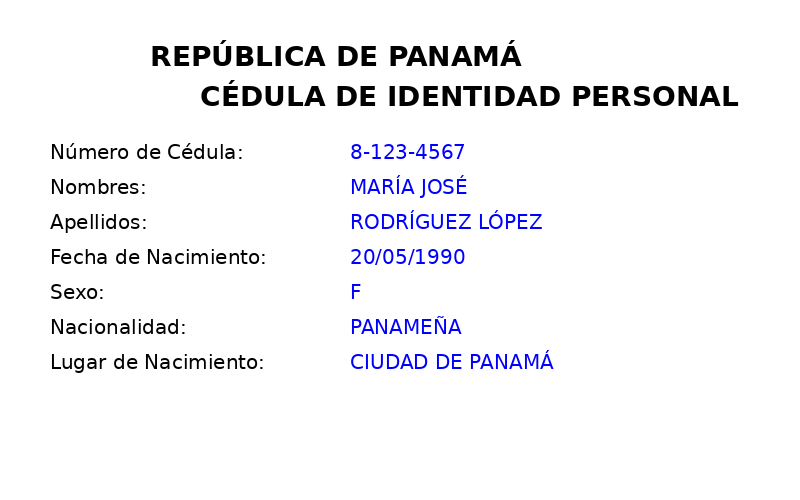
#> input picture backend/cedula_test.png, 800 x 500 px
$ python -i ocr_improvements.py   (imports and definitions only)
#> lines starting #> are read from the running program, lines starting #| are printed output that depends on the picture; after the words box and inside, x2 and y2 are one past the last pixel; in counts of white or black regions, pixels touching at a corner belong together
#> further down, picture is the input picture: shape (500, 800, 3); mean B, G, R 246.5, 243.7, 243.7
"""
Mejoras para OCR en español - Optimizaciones para alcanzar ~90% de precisión
Sistema de Trámites Migratorios de Panamá

Estrategias implementadas:
1. Configuración optimizada de Tesseract para español
2. Preprocesamiento avanzado de imágenes
3. Post-procesamiento de texto con correcciones comunes
4. Entrenamiento con datos personalizados (opcional)
"""

import cv2
import numpy as np
import pytesseract
from typing import Dict, Any, Optional
import re
import logging

logger = logging.getLogger(__name__)


# ============================================================================
# CONFIGURACIONES OPTIMIZADAS DE TESSERACT
# ============================================================================

# [141 lines left out: functions get_optimized_tesseract_config, get_spanish_tesseract_config_aggressive, advanced_preprocessing, not called in this run]


def improved_deskew(imagen: np.ndarray) -> np.ndarray:
    """
    Deskew mejorado usando proyección vertical
    Más preciso que el método de minAreaRect
    """
    try:
        # Invertir si es necesario (texto debe ser negro sobre blanco)
        if np.mean(imagen) > 127:
            imagen = cv2.bitwise_not(imagen)
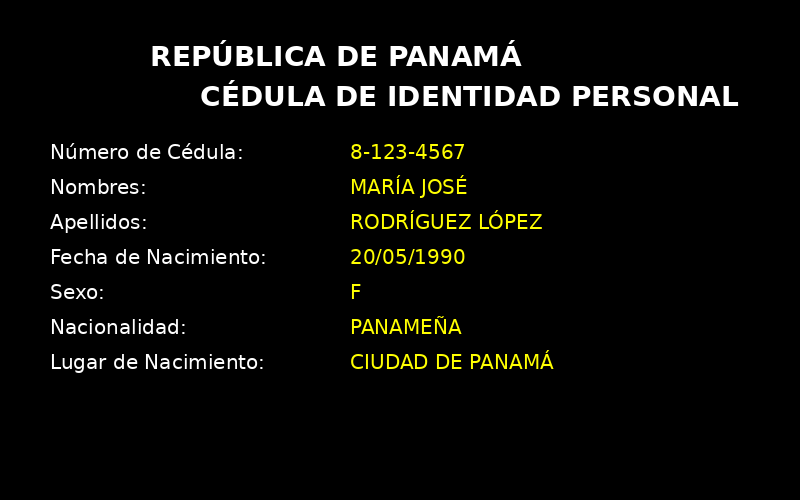
#> imagen: shape (500, 800, 3); mean of channels 0, 1, 2 8.5, 11.3, 11.3; drawn as B, G, R

        # Proyección vertical para detectar ángulo
        coords = np.column_stack(np.where(imagen < 128))

        if len(coords) < 10:  # Muy poco contenido
            return imagen

        # Usar Hough Line Transform para detectar líneas de texto
        edges = cv2.Canny(imagen, 50, 150, apertureSize=3)
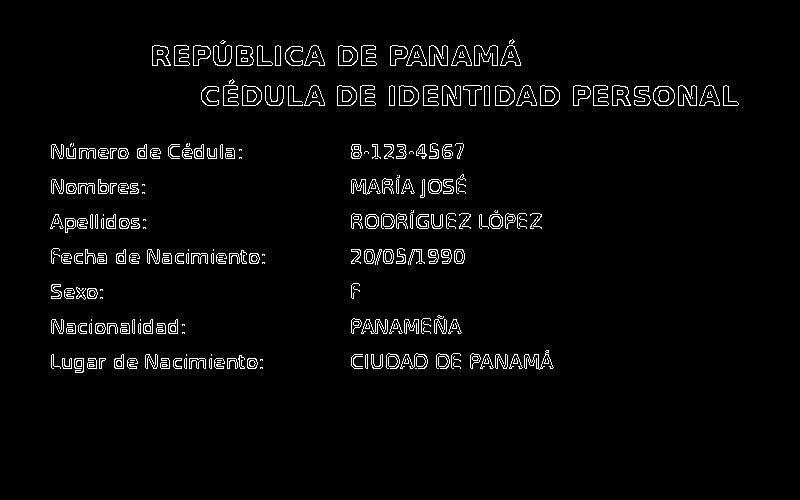
#> edges: shape (500, 800); 3.1% white in thin lines or dots, all inside (x1, y1, x2, y2) = (50, 39, 739, 373)
        lines = cv2.HoughLines(edges, 1, np.pi/180, 100)
#> lines = 54 rows, first 8: [105, 1.57], [65, 1.57], [368, 1.57], [101, 1.57], [366, 1.57], [86, 1.57], [263, 1.57], [358, 1.57]

        if lines is not None:
            angles = []
            for rho, theta in lines[:20]:  # Solo las primeras 20 líneas
                angle = np.degrees(theta) - 90
                if -45 < angle < 45:  # Filtrar ángulos razonables
                    angles.append(angle)
#> this loop made 0 passes
#> after the loop, angles = []

            if angles:
                # Usar mediana en lugar de promedio (más robusto)
                angle = np.median(angles)

                if abs(angle) > 0.3:  # Solo rotar si es significativo
                    (h, w) = imagen.shape[:2]
                    center = (w // 2, h // 2)
                    M = cv2.getRotationMatrix2D(center, angle, 1.0)
                    imagen = cv2.warpAffine(
                        imagen, M, (w, h),
                        flags=cv2.INTER_CUBIC,
                        borderMode=cv2.BORDER_REPLICATE
                    )
                    logger.info(f"Deskew mejorado: rotación de {angle:.2f}°")

        return imagen

    except Exception as e:
        logger.warning(f"Error en deskew mejorado: {e}")
        return imagen


# ============================================================================
# POST-PROCESAMIENTO DE TEXTO
# ============================================================================

# [201 lines left out: functions post_process_spanish_text, validate_and_fix_document_numbers, execute_ocr_improved, analyze_ocr_quality, not called in this run]

>>> import cv2
>>> picture = cv2.imread('../../cedula_test.png')
>>> result = improved_deskew(picture)

$ run again, on backend/pasaporte_test.png
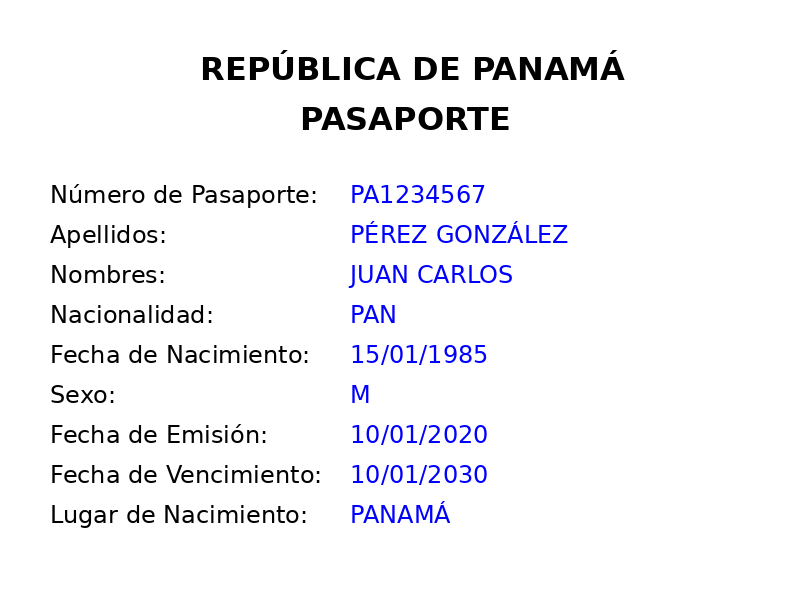
#> input picture backend/pasaporte_test.png, 800 x 600 px
#> picture is the input picture: shape (600, 800, 3); mean B, G, R 246.7, 243.3, 243.3
#> in improved_deskew, `imagen = cv2.bitwise_not(imagen)`:
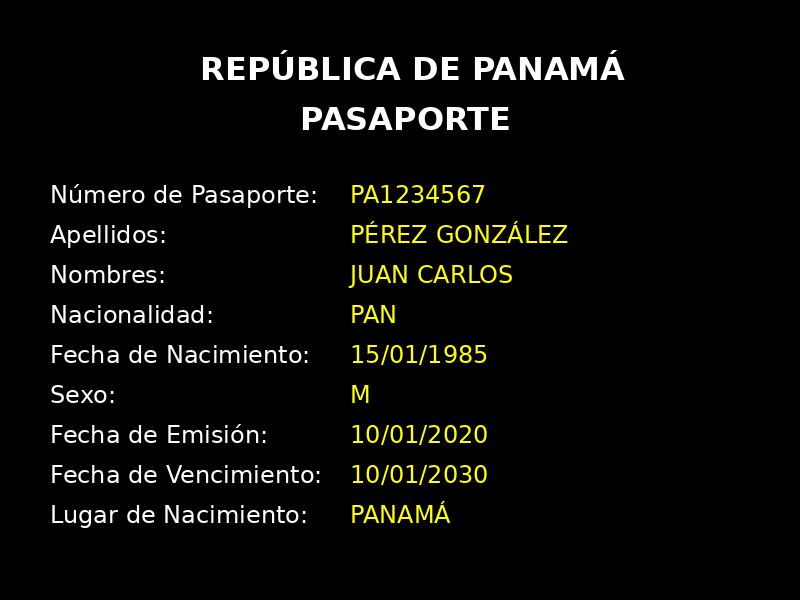
#> imagen: shape (600, 800, 3); mean of channels 0, 1, 2 8.3, 11.7, 11.7; drawn as B, G, R
#> in improved_deskew, `edges = cv2.Canny(imagen, 50, 150, apertureSize=3)`:
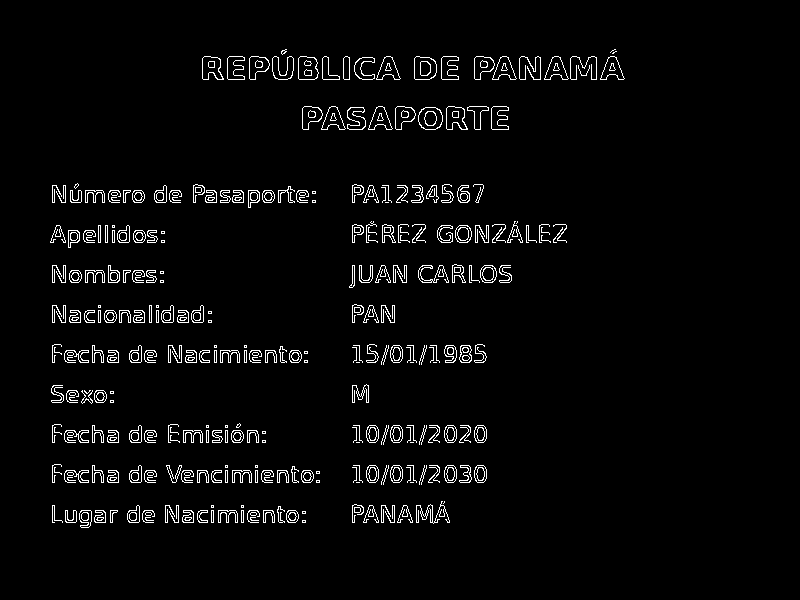
#> edges: shape (600, 800); 3.3% white in thin lines or dots, all inside (x1, y1, x2, y2) = (50, 49, 625, 528)
#> lines = 75 rows, first 8: [79, 1.57], [362, 1.57], [202, 1.57], [482, 1.57], [480, 1.57], [360, 1.57], [522, 1.57], [470, 1.57]
#> after the loop in improved_deskew, `for rho, theta in lines[:20]:`: angles = []
